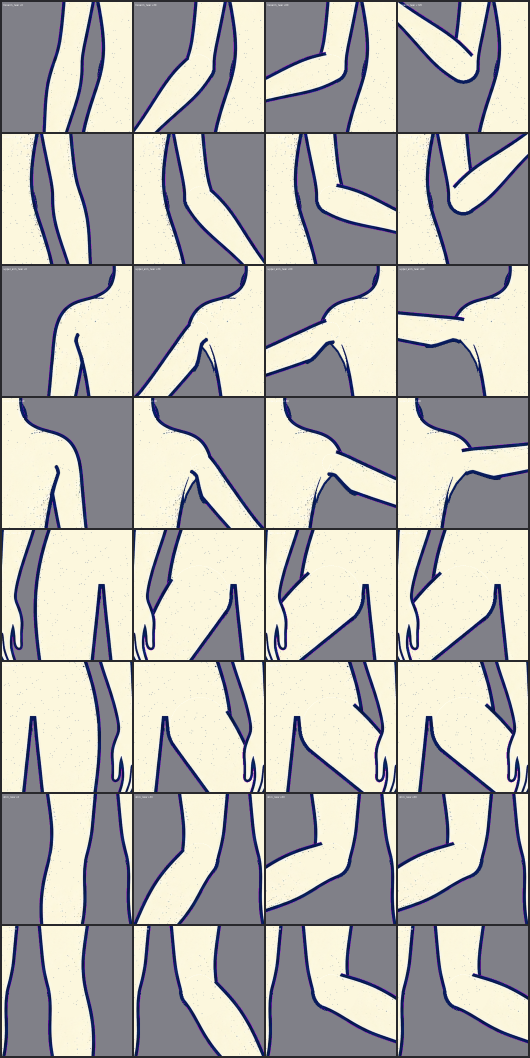
#> input picture her-sabah-bastan/stil/kukla/ai-on/bend-test.png, 2120 x 4232 px (shown at 1/4 size)
$ python -i cutout.py   (imports and definitions only)
#> lines starting #> are read from the running program, lines starting #| are printed output that depends on the picture
"""Cut character poses out of their flat magenta background.

The generator paints poses on #FF00FF so neither the navy body nor the cream
outline touches the background colour. Flood-fill from the border instead of a
colour threshold: a threshold also eats magenta-ish anti-aliasing inside the
figure, flood-fill cannot cross the outline.

usage: python cutout.py <in_dir> <out_dir> [glob]   (default glob: [ha]*.png)
"""
import glob
import os
import sys

from PIL import Image, ImageDraw

NAVY = (24, 32, 58)
CREAM = (243, 239, 228)


def cut(path):
#> called with path = '../../stil/kukla/ai-on/bend-test.png'
    im = Image.open(path).convert("RGBA")
    w, h = im.size
#> w = 2120; h = 4232
    seeds = [(x, y) for x in range(0, w, 40) for y in (1, h - 2)]
    seeds += [(x, y) for y in range(0, h, 40) for x in (1, w - 2)]
    for s in seeds:
        r, g, b, a = im.getpixel(s)
        # Only seed on pixels that are still background magenta.
        if a and r > 180 and b > 180 and g < 90:
            ImageDraw.floodfill(im, s, (0, 0, 0, 0), thresh=90)
    # Magenta fringe left on the outline edge: drop pixels that are clearly magenta.
    px = im.load()
    for y in range(h):
        for x in range(w):
            r, g, b, a = px[x, y]
            if a and r > 170 and b > 150 and g < 110:
                px[x, y] = (0, 0, 0, 0)
            # Anti-aliased hair tips blend navy/cream with magenta into a pink fringe
            # (seen on h03/h05 against navy). No palette colour has both R and B
            # clearly above G, so this tint only ever comes from the background.
            elif a and r - g > 35 and b - g > 35:
                px[x, y] = (0, 0, 0, 0)
    return im.crop(im.getbbox())
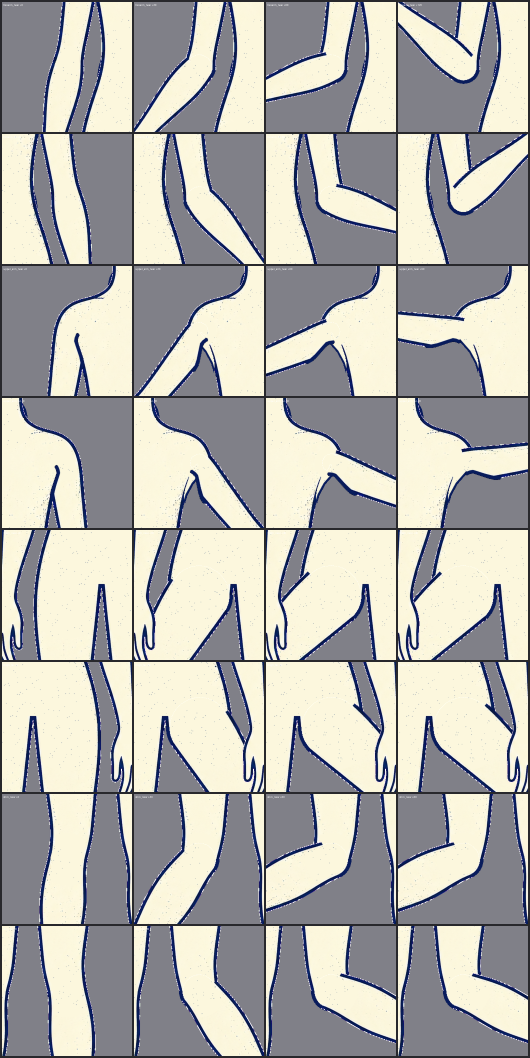
#> returned value: PIL image 2120x4232 RGBA (shown at 1/4 size); mean R, G, B, A 175.9, 174.7, 170.2, 253; transparent parts drawn white


# [49 lines left out: functions invert, main, not called in this run]


# [2 lines not run here, left out]

>>> result = cut('../../stil/kukla/ai-on/bend-test.png')

$ run again, on her-sabah-bastan/stil/kukla/ai-on/chest.png
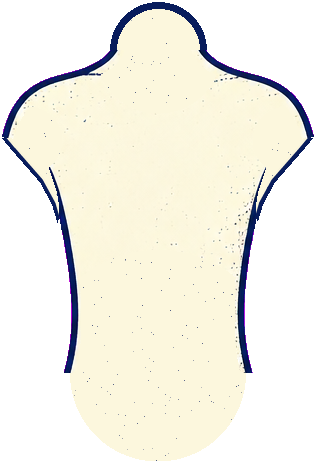
#> input picture her-sabah-bastan/stil/kukla/ai-on/chest.png, 316 x 463 px
#> in cut, im is the input picture: PIL image 316x463 RGBA; mean R, G, B, A 135.6, 133.4, 122.8, 147.8
#> in cut, `return im.crop(im.getbbox())`:
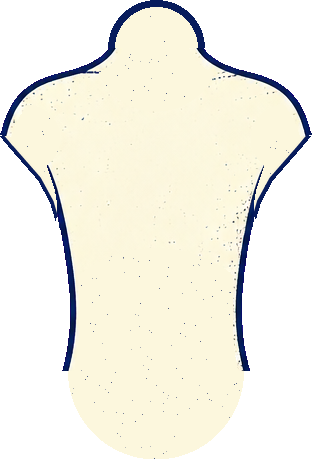
#> returned value: PIL image 312x459 RGBA; mean R, G, B, A 138.2, 136.3, 125, 150.3; transparent parts drawn white

$ run again, on her-sabah-bastan/stil/kukla/ai-on/foot_far.png
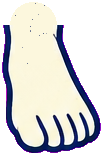
#> input picture her-sabah-bastan/stil/kukla/ai-on/foot_far.png, 103 x 155 px
#> in cut, im is the input picture: PIL image 103x155 RGBA; mean R, G, B, A 126.3, 125.1, 124.6, 165.3
#> in cut, `return im.crop(im.getbbox())`:
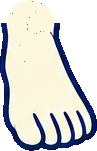
#> returned value: PIL image 97x151 RGBA; mean R, G, B, A 135.9, 136.1, 133.2, 176.3; transparent parts drawn white

$ run again, on her-sabah-bastan/stil/kukla/ai-on/foot_near.png
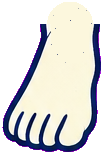
#> input picture her-sabah-bastan/stil/kukla/ai-on/foot_near.png, 103 x 154 px
#> in cut, im is the input picture: PIL image 103x154 RGBA; mean R, G, B, A 126.5, 125.4, 124.7, 165.7
#> in cut, `return im.crop(im.getbbox())`:
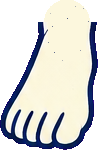
#> returned value: PIL image 98x150 RGBA; mean R, G, B, A 134.7, 135, 132, 174.9; transparent parts drawn white
